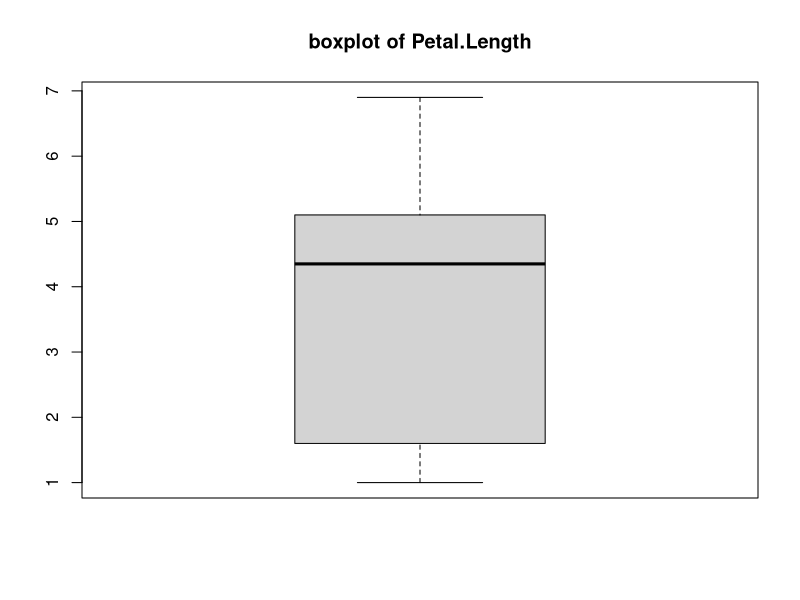
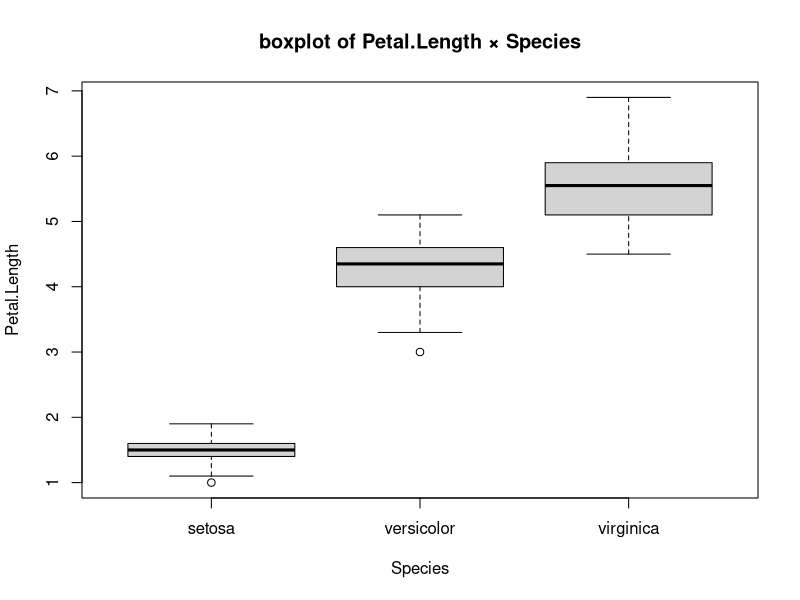
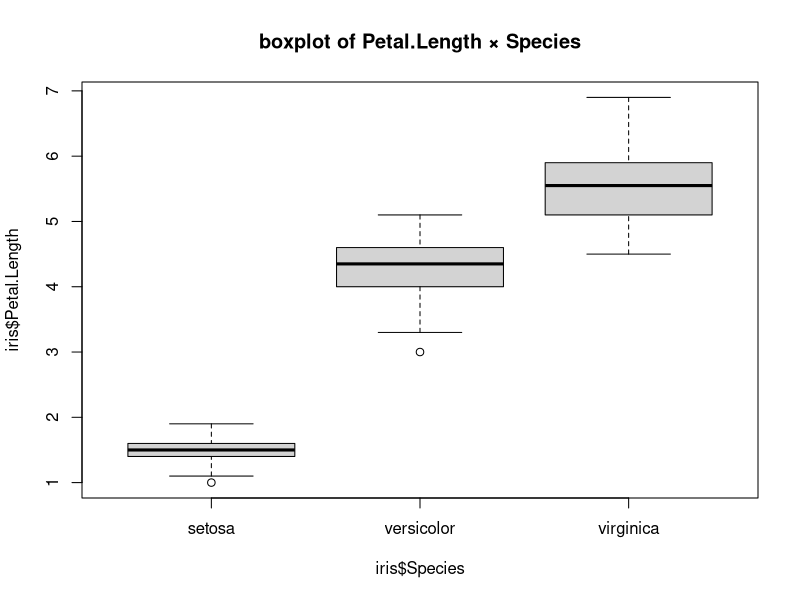
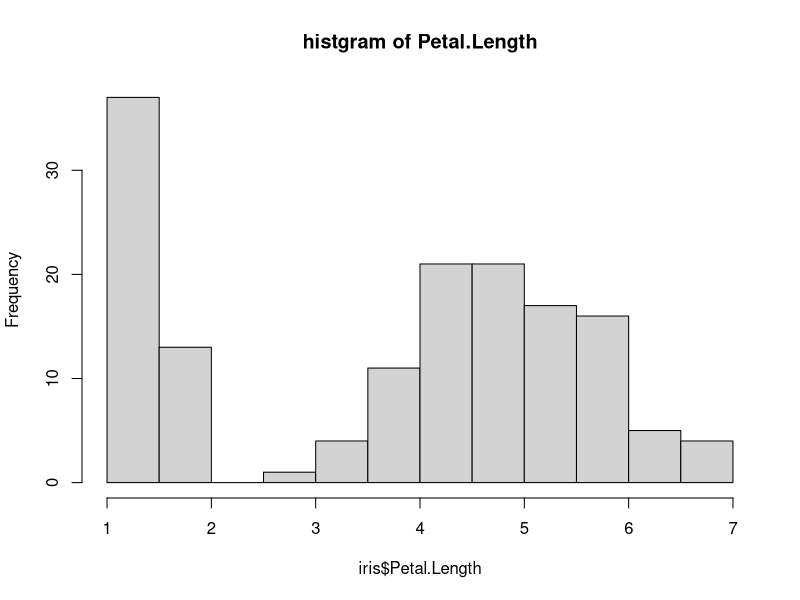
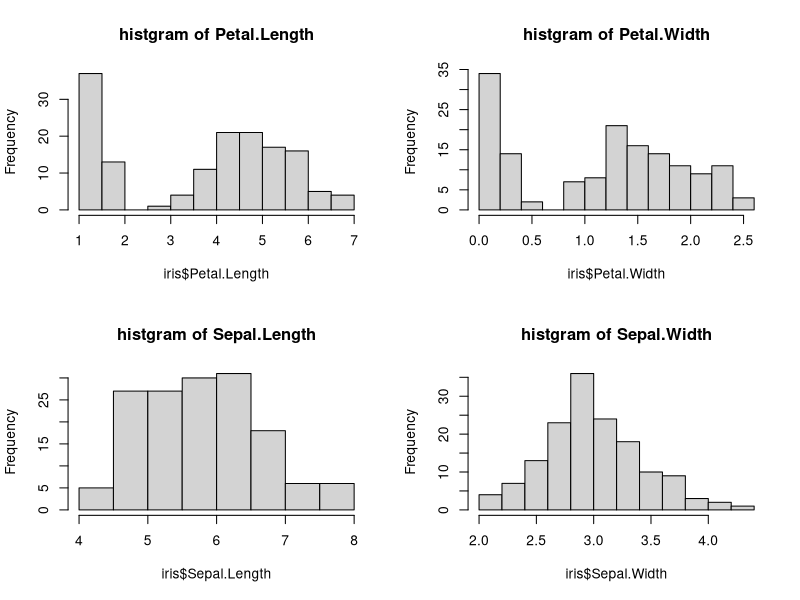
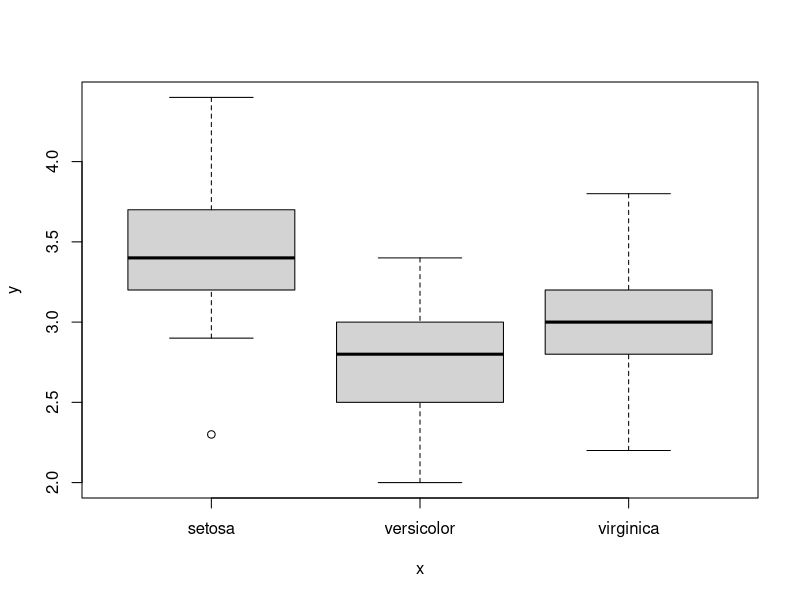
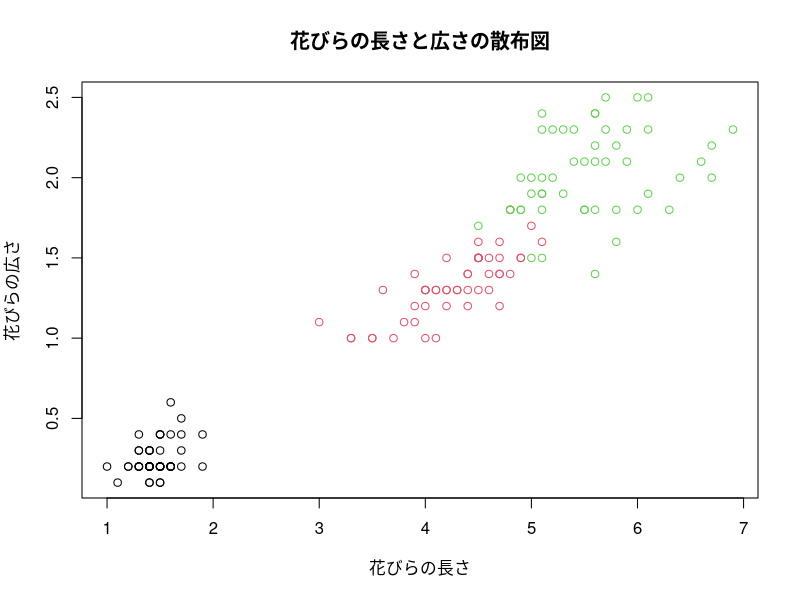

The R script that drew these images, in order:

#### 利用データ ####
# 利用するデータ
head(iris) # 上位6行を出力


#### 箱ひげ図 ####
# 箱ひげ図
boxplot(iris$Petal.Length,main =  "boxplot of Petal.Length")

# 箱ひげ図 カテゴリ比較
boxplot(formula = Petal.Length ~ Species,
        data = iris ,main =  "boxplot of Petal.Length × Species") # ①

boxplot(iris$Petal.Length ~ iris$Species ,main =  "boxplot of Petal.Length × Species") # ①と同じものの書き方違い

#### ヒストグラム ####
# ヒストグラム
hist(iris$Petal.Length , main = "histgram of Petal.Length")

# ヒストグラムのグラフを四分割で作成
par(mfrow = c(2,2)) # グラフ表示を２×２に指定

hist(iris$Petal.Length , main = "histgram of Petal.Length")
hist(iris$Petal.Width , main = "histgram of Petal.Width")
hist(iris$Sepal.Length , main = "histgram of Sepal.Length")
hist(iris$Sepal.Width , main = "histgram of Sepal.Width")

par(mfrow = c(1,1)) # グラフ表示を１×１に指定（デフォルト）

#### 散布図 ####
# plotの一例
plot(x = iris$Species, y = iris$Sepal.Width) # 箱ひげ図の作成

# 散布図の作成
plot(x = iris$Petal.Length, y = iris$Petal.Width, col = iris$Species,
    xlab = "花びらの長さ",ylab = "花びらの広さ", main = "花びらの長さと広さの散布図"
    )
